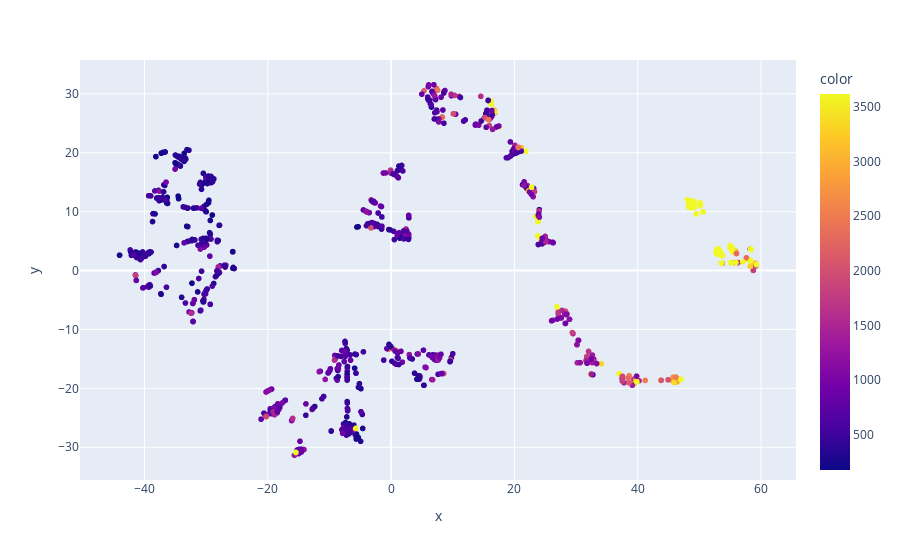

Notebook source saved alongside this figure:
### Code cell
fig = px.scatter(x=X_tsne[:, 0], y=X_tsne[:, 1], color=data["Price"])
fig.show()

### Figure 1 — Plotly figure (JSON) as saved in the notebook; plotly's stock layout.template omitted (floating-point values rounded to 4 significant figures; data arrays with more than 128 entries replaced by an {"elided": "..."} marker saying what was removed)
{"data": [{"hovertemplate": "x=%{x}<br>y=%{y}<br>color=%{marker.color}<extra></extra>", "legendgroup": "", "marker": {"color": {"elided": "1011 float values"}, "coloraxis": "coloraxis", "symbol": "circle"}, "mode": "markers", "name": "", "showlegend": false, "type": "scattergl", "x": {"elided": "1011 float values"}, "xaxis": "x", "y": {"elided": "1011 float values"}, "yaxis": "y"}], "layout": {"coloraxis": {"colorbar": {"title": {"text": "color"}}, "colorscale": [[0, "#0d0887"], [0.1111, "#46039f"], [0.2222, "#7201a8"], [0.3333, "#9c179e"], [0.4444, "#bd3786"], [0.5556, "#d8576b"], [0.6667, "#ed7953"], [0.7778, "#fb9f3a"], [0.8889, "#fdca26"], [1, "#f0f921"]]}, "legend": {"tracegroupgap": 0}, "margin": {"t": 60}, "xaxis": {"anchor": "y", "domain": [0, 1], "title": {"text": "x"}}, "yaxis": {"anchor": "x", "domain": [0, 1], "title": {"text": "y"}}}}
